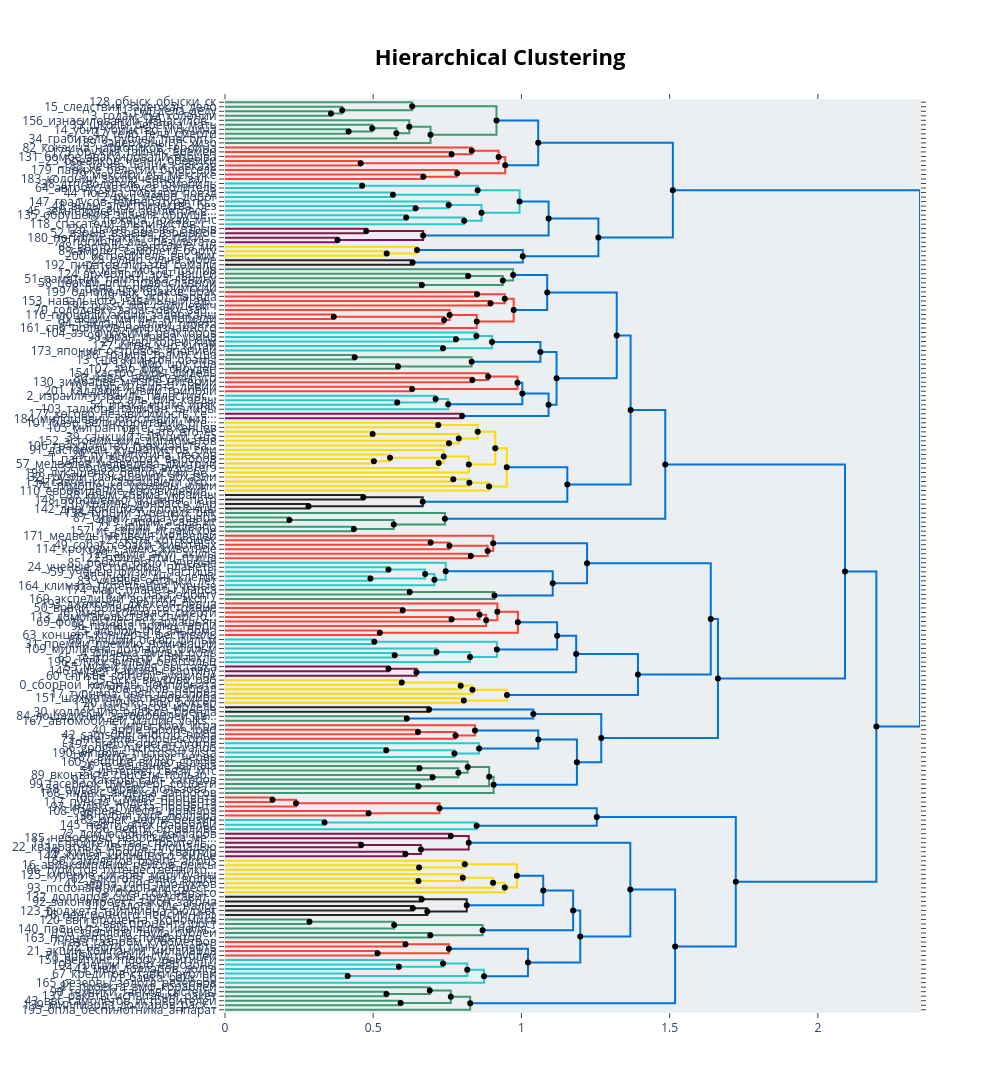

Write notebook code for a chart like this one.
### Markdown cell above
### 4.4 Topic Hierarchy

Hierarchical clustering of topics reveals which topics are semantically related and how they group at different levels of granularity.

### Code cell
hierarchical_topics = topic_model.hierarchical_topics(train_docs)
topic_model.visualize_hierarchy(hierarchical_topics=hierarchical_topics)
